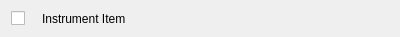
<?xml version="1.0" encoding="UTF-8"?>
<ui version="4.0">
 <class>selectionBoxWidget</class>
 <widget class="QWidget" name="selectionBoxWidget">
  <property name="geometry">
   <rect>
    <x>0</x>
    <y>0</y>
    <width>400</width>
    <height>37</height>
   </rect>
  </property>
  <property name="windowTitle">
   <string>Form</string>
  </property>
  <layout class="QGridLayout" name="gridLayout">
   <item row="0" column="0">
    <widget class="QCheckBox" name="checkBox">
     <property name="maximumSize">
      <size>
       <width>25</width>
       <height>16777215</height>
      </size>
     </property>
     <property name="text">
      <string/>
     </property>
    </widget>
   </item>
   <item row="0" column="1">
    <widget class="QLabel" name="label">
     <property name="text">
      <string>Instrument Item</string>
     </property>
    </widget>
   </item>
  </layout>
 </widget>
 <resources/>
 <connections/>
</ui>
